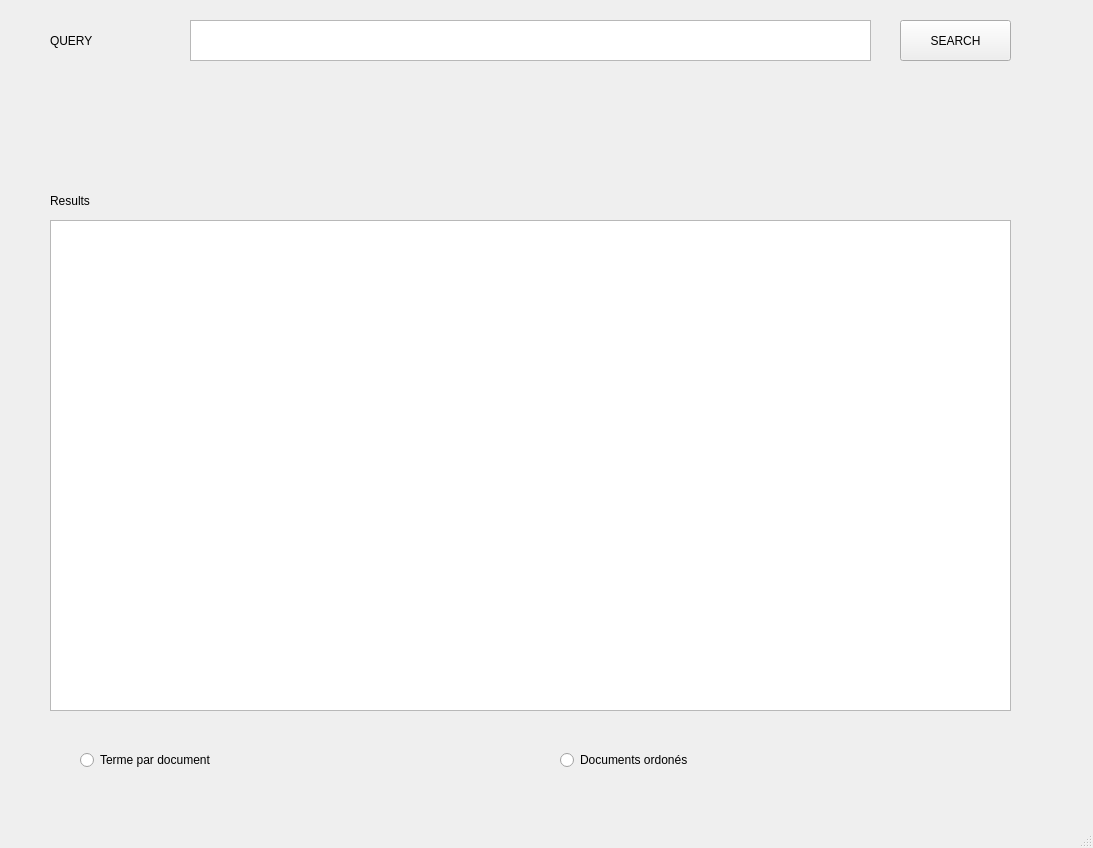
<?xml version="1.0" encoding="UTF-8"?>
<ui version="4.0">
 <class>MainWindow</class>
 <widget class="QMainWindow" name="MainWindow">
  <property name="geometry">
   <rect>
    <x>0</x>
    <y>0</y>
    <width>1093</width>
    <height>848</height>
   </rect>
  </property>
  <property name="windowTitle">
   <string>MainWindow</string>
  </property>
  <widget class="QWidget" name="centralwidget">
   <widget class="QTextEdit" name="request">
    <property name="geometry">
     <rect>
      <x>190</x>
      <y>20</y>
      <width>681</width>
      <height>41</height>
     </rect>
    </property>
   </widget>
   <widget class="QPushButton" name="search">
    <property name="geometry">
     <rect>
      <x>900</x>
      <y>20</y>
      <width>111</width>
      <height>41</height>
     </rect>
    </property>
    <property name="text">
     <string>SEARCH</string>
    </property>
   </widget>
   <widget class="QLabel" name="label">
    <property name="geometry">
     <rect>
      <x>50</x>
      <y>10</y>
      <width>101</width>
      <height>61</height>
     </rect>
    </property>
    <property name="text">
     <string>QUERY</string>
    </property>
   </widget>
   <widget class="QTableView" name="table">
    <property name="geometry">
     <rect>
      <x>50</x>
      <y>220</y>
      <width>961</width>
      <height>491</height>
     </rect>
    </property>
   </widget>
   <widget class="QLabel" name="label_2">
    <property name="geometry">
     <rect>
      <x>50</x>
      <y>170</y>
      <width>101</width>
      <height>61</height>
     </rect>
    </property>
    <property name="text">
     <string>Results</string>
    </property>
   </widget>
   <widget class="QRadioButton" name="radioButton">
    <property name="geometry">
     <rect>
      <x>80</x>
      <y>750</y>
      <width>211</width>
      <height>20</height>
     </rect>
    </property>
    <property name="text">
     <string>Terme par document</string>
    </property>
   </widget>
   <widget class="QRadioButton" name="radioButton_2">
    <property name="geometry">
     <rect>
      <x>560</x>
      <y>750</y>
      <width>311</width>
      <height>20</height>
     </rect>
    </property>
    <property name="text">
     <string>Documents ordonés</string>
    </property>
   </widget>
  </widget>
  <widget class="QMenuBar" name="menubar">
   <property name="geometry">
    <rect>
     <x>0</x>
     <y>0</y>
     <width>1093</width>
     <height>26</height>
    </rect>
   </property>
  </widget>
  <widget class="QStatusBar" name="statusbar"/>
 </widget>
 <resources/>
 <connections/>
</ui>
